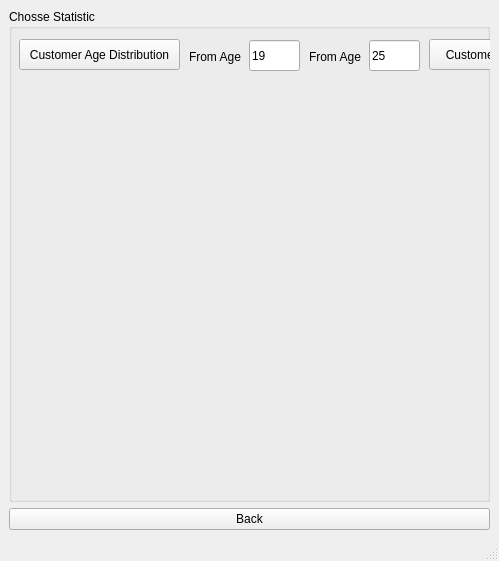
<?xml version="1.0" encoding="UTF-8"?>
<ui version="4.0">
 <class>MainWindow</class>
 <widget class="QMainWindow" name="MainWindow">
  <property name="geometry">
   <rect>
    <x>0</x>
    <y>0</y>
    <width>499</width>
    <height>561</height>
   </rect>
  </property>
  <property name="windowTitle">
   <string>MainWindow</string>
  </property>
  <widget class="QWidget" name="centralwidget">
   <layout class="QVBoxLayout" name="verticalLayout_2">
    <item>
     <layout class="QVBoxLayout" name="verticalLayout">
      <item>
       <widget class="QGroupBox" name="groupBox">
        <property name="title">
         <string>Chosse Statistic</string>
        </property>
        <widget class="QPushButton" name="pushButtonAgeDis">
         <property name="geometry">
          <rect>
           <x>10</x>
           <y>30</y>
           <width>161</width>
           <height>31</height>
          </rect>
         </property>
         <property name="text">
          <string>Customer Age Distribution</string>
         </property>
        </widget>
        <widget class="QLabel" name="label">
         <property name="geometry">
          <rect>
           <x>180</x>
           <y>40</y>
           <width>55</width>
           <height>16</height>
          </rect>
         </property>
         <property name="text">
          <string>From Age</string>
         </property>
        </widget>
        <widget class="QLineEdit" name="lineEditFromAge">
         <property name="geometry">
          <rect>
           <x>240</x>
           <y>31</y>
           <width>51</width>
           <height>31</height>
          </rect>
         </property>
         <property name="text">
          <string>19</string>
         </property>
        </widget>
        <widget class="QLabel" name="label_2">
         <property name="geometry">
          <rect>
           <x>300</x>
           <y>40</y>
           <width>55</width>
           <height>16</height>
          </rect>
         </property>
         <property name="text">
          <string>From Age</string>
         </property>
        </widget>
        <widget class="QLineEdit" name="lineEditToAge">
         <property name="geometry">
          <rect>
           <x>360</x>
           <y>31</y>
           <width>51</width>
           <height>31</height>
          </rect>
         </property>
         <property name="text">
          <string>25</string>
         </property>
        </widget>
        <widget class="QPushButton" name="pushButtonSpendScore">
         <property name="geometry">
          <rect>
           <x>420</x>
           <y>30</y>
           <width>161</width>
           <height>31</height>
          </rect>
         </property>
         <property name="text">
          <string>Customer_spend_score</string>
         </property>
        </widget>
       </widget>
      </item>
     </layout>
    </item>
    <item>
     <layout class="QVBoxLayout" name="verticalLayoutPlot"/>
    </item>
    <item>
     <widget class="QPushButton" name="pushButtonBack">
      <property name="text">
       <string>Back</string>
      </property>
     </widget>
    </item>
   </layout>
  </widget>
  <widget class="QMenuBar" name="menubar">
   <property name="geometry">
    <rect>
     <x>0</x>
     <y>0</y>
     <width>499</width>
     <height>26</height>
    </rect>
   </property>
  </widget>
  <widget class="QStatusBar" name="statusbar"/>
 </widget>
 <resources/>
 <connections/>
</ui>
